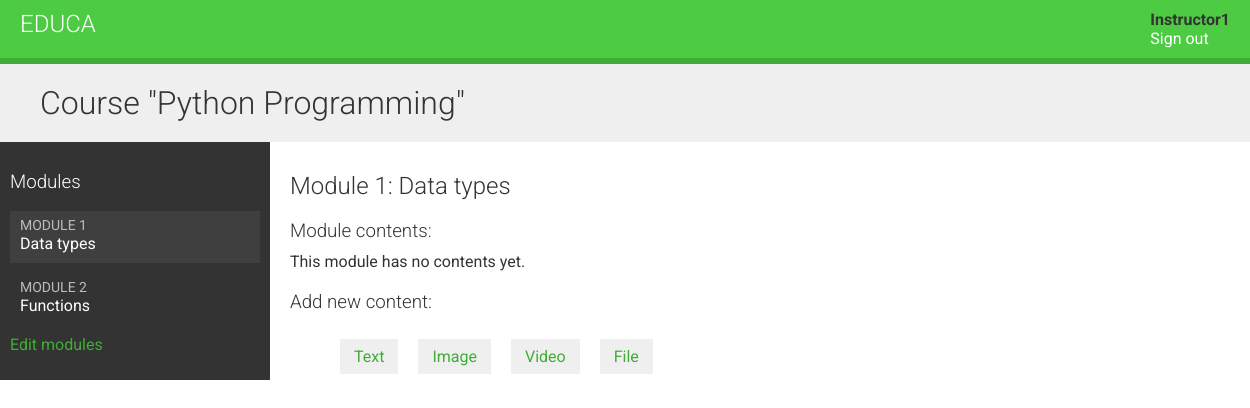
Before: /course/module/1/ (signed in) with the older database file.
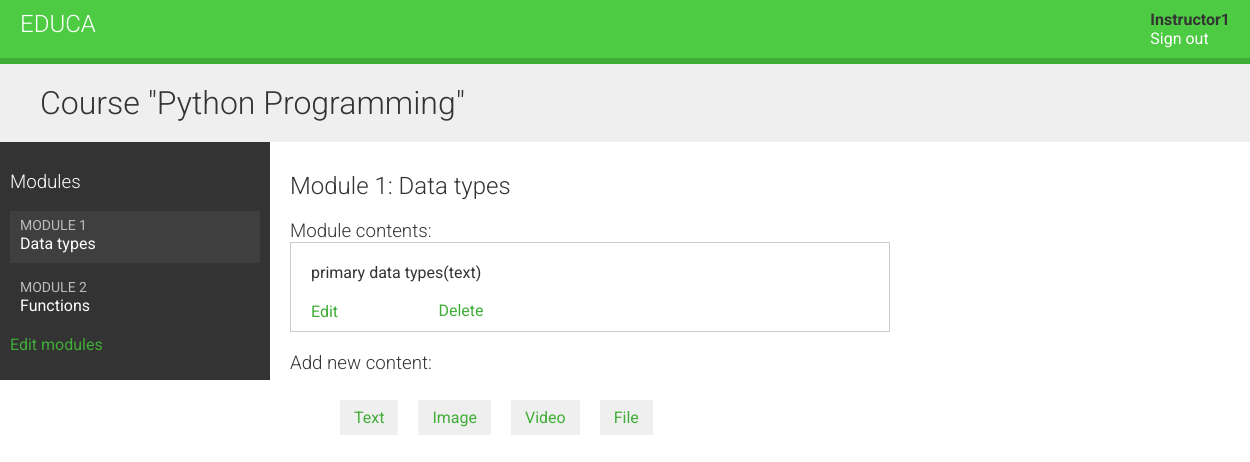
After: the same page with the newer database file.
### courses/models.py (models this page shows, shortened)
class Course(models.Model):
    owner=models.ForeignKey(
        User,
        related_name='courses_created',
        on_delete=models.CASCADE
    )
    subject=models.ForeignKey(
        Subject,
        related_name='courses',
        on_delete=models.CASCADE
    )
    title=models.CharField(max_length=200)
    slug=models.SlugField(max_length=200, unique=True)
    overview=models.TextField()
    created=models.DateTimeField(auto_now_add=True)
    students=models.ManyToManyField(User, related_name='courses_joined',blank=True)
    class Meta:
        ordering=['-created']

class Module(models.Model):
    course=models.ForeignKey(
        Course,
        related_name='modules',
        on_delete=models.CASCADE
    )
    title=models.CharField(max_length=200)
    description=models.TextField(blank=True)
    order=OrderField(blank=True,for_fields=['course'])
    class Meta:
        ordering=['order']

class Content(models.Model):
    module=models.ForeignKey(
        Module,
        related_name='contents',
        on_delete=models.CASCADE
    )
    content_type=models.ForeignKey(
        ContentType,
        on_delete=models.CASCADE,
        limit_choices_to={'model__in':(
            'text',
            'video',
            'image',
            'file')}
        )
    object_id=models.PositiveIntegerField()
    item=GenericForeignKey('content_type','object_id')
    order=OrderField(blank=True, for_fields=['module'])
    class Meta:
        ordering=['order']

class Itembase(models.Model):
    owner=models.ForeignKey(User, related_name='%(class)s_related',on_delete=models.CASCADE)
    title=models.CharField(max_length=200)
    created=models.DateTimeField(auto_now_add=True)
    updated=models.DateTimeField(auto_now=True)
    class Meta:
        abstract=True
    def __str__(self):
        return self.title

class Text(Itembase):
    content=models.TextField()

### courses/views.py (the view)
# urls.py: path('module/<int:module_id>/',views.ModuleContentListView.as_view(),name='module_content_list'),
class ModuleContentListView(TemplateResponseMixin, View):
    template_name='courses/manage/module/content_list.html'
    def get(self, request, module_id):
        module=get_object_or_404(Module, id=module_id,course__owner=request.user)
        return self.render_to_response({'module':module})

### courses/templatetags/course.py (called while the page is built)
@register.filter
def model_name(obj):
    try:
        return obj._meta.model_name
    except AttributeError:
        return None

### courses/templates/courses/manage/module/content_list.html (shortened to what this page needs)
{% extends "base.html" %}
{% load course %}
{% block content %}
{% with course=module.course %}
  <h1>Course "{{ course.title }}"</h1>
  <div class="contents">
    <h3>Modules</h3>
    <ul id="modules">
      {% for m in course.modules.all %}
        <li data-id="{{ m.id }}" {% if m == module %}
         class="selected"{% endif %}>
          <a href="{% url "module_content_list" m.id %}">
            <span>
              Module <span class="order">{{ m.order|add:1 }}</span>
            </span>
            <br>
            {{ m.title }}
          </a>
        </li>
      {% empty %}
        <li>No modules yet.</li>
      {% endfor %}
    </ul>
    <p><a href="{% url "course_module_update" course.id %}">
    Edit modules</a></p>
  </div>
  <div class="module">
    <h2>Module {{ module.order|add:1 }}: {{ module.title }}</h2>
    <h3>Module contents:</h3>
    <div id="module-contents">
      {% for content in module.contents.all %}
        <div data-id="{{ content.id }}">
          {% with item=content.item %}
            <p>{{ item }}({{item|model_name}})</p>
            <a href="{% url 'module_content_update' module.id item|model_name item.id %}">Edit</a>
            <form action="{% url "module_content_delete" content.id %}"
             method="post">
              <input type="submit" value="Delete">
            </form>
          {% endwith %}
        </div>
      {% empty %}
        <p>This module has no contents yet.</p>
      {% endfor %}
    </div>
    <h3>Add new content:</h3>
    <ul class="content-types">
      <li><a href="{% url "module_content_create" module.id "text" %}">
      Text</a></li>
      <li><a href="{% url "module_content_create" module.id "image" %}">
      Image</a></li>
      <li><a href="{% url "module_content_create" module.id "video" %}">
      Video</a></li>
      <li><a href="{% url "module_content_create" module.id "file" %}">
      File</a></li>
    </ul>
  </div>
{% endwith %}
{% endblock %}

### courses/templates/base.html (shortened to what this page needs)
{% load static %}
<!DOCTYPE html>
<html>
<head>
  <link href="{% static "css/base.css" %}" rel="stylesheet">
</head>
<body>
  <div id="header">
    <a href="/" class="logo">Educa</a>
    <ul class="menu">
      {% if request.user %}
      <strong>{{ request.user }}</strong>
      {% endif %}
      {% if request.user.is_authenticated %}
        <li><a href="{% url "logout" %}">Sign out</a></li>
      {% else %}
        <li><a href="{% url "login" %}">Sign in</a></li>
      {% endif %}
    </ul>
  </div>
  <div id="content">
    {% block content %}
    {% endblock %}
  </div>
</body>
</html>

### courses/static/css/base.css (style rules this page uses)
body { margin:0; font-family:'Roboto', sans-serif; font-weight:400; color:#333; }
a { color:#3fad37; text-decoration:none; }
ul { float:left; }
h1, h2, h3, h4, h5, h6 { font-family:'Roboto', sans-serif; font-weight:300; }
h1 { background:#efefef; width:100%; overflow:auto; padding:20px 0 20px 40px; margin:0; }
.module { padding:10px 20px; float:left; width:600px; }
.module h3 { margin:20px 0 0; padding:0; width:100%; }
.module p { margin:10px 0 20px; width:100%; float:left; }
#header { background:#4dcc43; overflow:auto; padding:10px 20px; border-bottom:6px solid #3fad37; }
#header .logo { text-decoration:none; font-family:'Roboto', sans-serif; font-weight:300; text-transform:uppercase; font-size:24px; color:#fff; float:left; }
#header a { color:#fff; }
#header .menu { list-style:none; float:right; margin:0; padding:0; }
.contents { width:20%; padding:10px; float:left; background:#333; color: #fff; font-family:'Roboto', sans-serif; }
.contents ul { list-style:none; margin:0; padding:0; width:100%; }
.contents ul li { margin:0 0 10px 0; padding:4px 10px 10px; overflow:auto; cursor:move; }
.contents ul li.selected { background:#3f3f3f; }
.contents ul span { text-transform:uppercase; color:#bbb; font-size:14px; }
.contents ul a { display:block; color:#fff; text-decoration:none; }
ul.content-types li { list-style:none; float:left; margin:10px; background:#efefef; padding:8px 14px; }
input, select, textarea { border:1px solid #ccc; border-bottom:3px solid #ccc; padding:8px 12px; font-size:16px; font-family:'Roboto', sans-serif; float:left; clear:both; width:300px; }
input[type=submit], a.button { border-radius:5px; background:#4dcc43; color:#fff; font-size:16px; text-transform:uppercase; border:none; padding:10px 20px; margin:20px 0; }
#module-contents div { padding:10px 20px; border:1px solid #ccc; background:#fff }
#module-contents form { margin:0; padding:0; }
#module-contents input[type=submit] { color:#3fad37; background:none; margin:-20px 0 0; padding:0; float:left; text-transform:none; }

Changed rows visible on the page:
added Content: item "primary data types", item|model_name "text"
Other visible differences:
text no longer shown: "This module has no contents yet."
